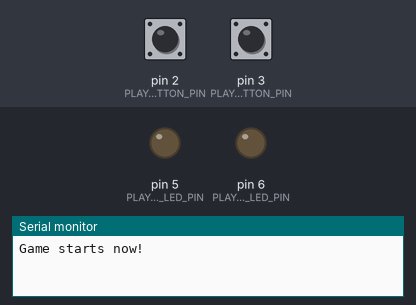
Simulated run of this sketch. Board: Arduino Uno, built with avr-gcc and run on an emulated ATmega328P. On the bench: output pins drawn as LEDs (lit = HIGH), the last lines printed to the serial monitor. The test bench sets the inputs (shaded band); at power-on: pin 2 (PLAYER1_BUTTON_PIN) HIGH, pin 3 (PLAYER2_BUTTON_PIN) HIGH.

Above: at 1.2 s.
1.3 s: pin 2 (PLAYER1_BUTTON_PIN) pulled LOW for 0.15 s
At 1.7 s:
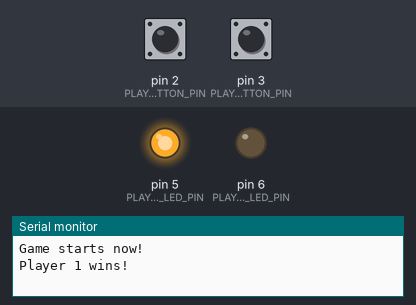
4.4 s: pin 3 (PLAYER2_BUTTON_PIN) pulled LOW for 0.15 s
At 5.2 s:
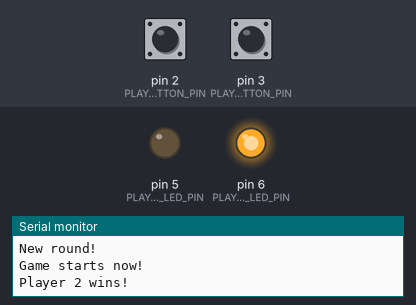
7.5 s: pin 3 (PLAYER2_BUTTON_PIN) pulled LOW for 1 s
At 10.3 s:
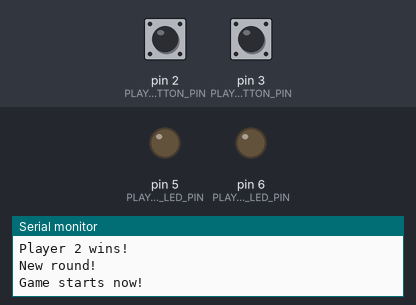
11.0 s: pin 3 (PLAYER2_BUTTON_PIN) pulled LOW for 3.2 s
At 11.5 s:
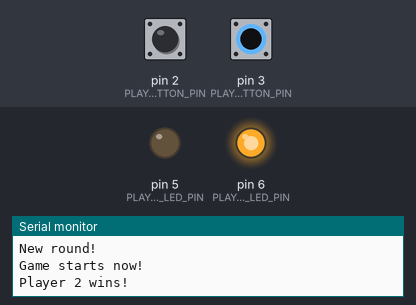
Timing chart, 0 to 14.5 s (numbered marks = the images above; inputs shaded):
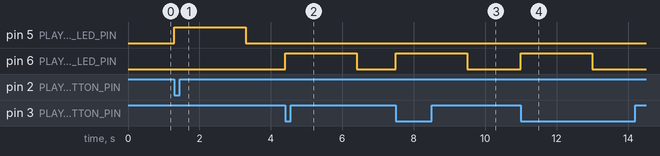

Measured:
- after the input at 1.3 s, pin 5 (PLAYER1_LED_PIN): LOW → HIGH at once, → LOW 2.0 s later
- after the input at 4.4 s, pin 6 (PLAYER2_LED_PIN): LOW → HIGH at once, → LOW 2.0 s later
- after the input at 7.5 s, pin 6 (PLAYER2_LED_PIN): LOW → HIGH at once, → LOW 2.0 s later
- after the input at 11.0 s, pin 6 (PLAYER2_LED_PIN): LOW → HIGH at once, → LOW 2.0 s later

The sketch:

Day8Exercise1WithoutOOP.ino
```cpp
#include <Arduino.h>

const uint8_t PLAYER1_BUTTON_PIN = 2;
const uint8_t PLAYER1_LED_PIN    = 5;

const uint8_t PLAYER2_BUTTON_PIN = 3;
const uint8_t PLAYER2_LED_PIN    = 6;

volatile bool player1Won = false;
volatile bool player2Won = false;
volatile bool gameOver = false;

volatile unsigned long lastPressP1 = 0;
volatile unsigned long lastPressP2 = 0;
const unsigned long debounceDelay = 50;

// ISR
void handlePlayer1Press() {
  if (gameOver) return;  // ignore if someone already won

  unsigned long now = millis();
  if (now - lastPressP1 < debounceDelay) return;  // debounce
  lastPressP1 = now;

  player1Won = true;
  gameOver = true;
}

void handlePlayer2Press() {
  if (gameOver) return;  // ignore if someone already won

  unsigned long now = millis();
  if (now - lastPressP2 < debounceDelay) return;  // debounce
  lastPressP2 = now;

  player2Won = true;
  gameOver = true;
}

void setup() {
  Serial.begin(9600);

  pinMode(PLAYER1_BUTTON_PIN, INPUT_PULLUP);
  pinMode(PLAYER1_LED_PIN, OUTPUT);
  digitalWrite(PLAYER1_LED_PIN, LOW);

  pinMode(PLAYER2_BUTTON_PIN, INPUT_PULLUP);
  pinMode(PLAYER2_LED_PIN, OUTPUT);
  digitalWrite(PLAYER2_LED_PIN, LOW);

  attachInterrupt(digitalPinToInterrupt(PLAYER1_BUTTON_PIN), handlePlayer1Press, FALLING);
  attachInterrupt(digitalPinToInterrupt(PLAYER2_BUTTON_PIN), handlePlayer2Press, FALLING);

  Serial.println("Game starts now!");
}

void loop() {
  if (gameOver) {
    if (player1Won) {
      digitalWrite(PLAYER1_LED_PIN, HIGH);
      Serial.println("Player 1 wins!");
    } else if (player2Won) {
      digitalWrite(PLAYER2_LED_PIN, HIGH);
      Serial.println("Player 2 wins!");
    }

    delay(2000); // wait 2 seconds before reset
    resetGame();
  }
}

void resetGame() {
  digitalWrite(PLAYER1_LED_PIN, LOW);
  digitalWrite(PLAYER2_LED_PIN, LOW);

  player1Won = false;
  player2Won = false;
  gameOver = false;

  Serial.println("New round!");
  Serial.println("Game starts now!");
}
```
